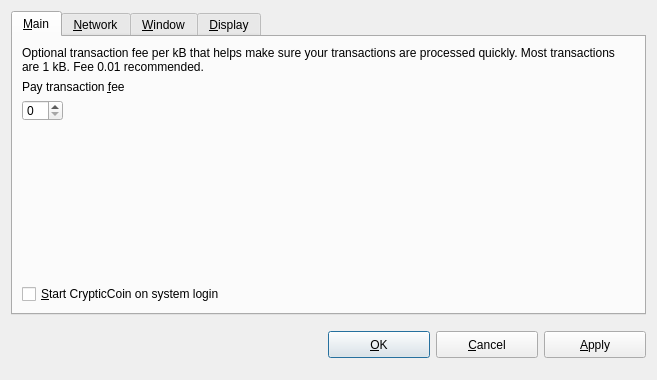
<?xml version="1.0" encoding="UTF-8"?>
<ui version="4.0">
 <class>OptionsDialog</class>
 <widget class="QDialog" name="OptionsDialog">
  <property name="geometry">
   <rect>
    <x>0</x>
    <y>0</y>
    <width>657</width>
    <height>380</height>
   </rect>
  </property>
  <property name="windowTitle">
   <string>Options</string>
  </property>
  <property name="modal">
   <bool>true</bool>
  </property>
  <layout class="QVBoxLayout" name="verticalLayout">
   <item>
    <widget class="QTabWidget" name="tabWidget">
     <property name="tabPosition">
      <enum>QTabWidget::North</enum>
     </property>
     <property name="currentIndex">
      <number>0</number>
     </property>
     <widget class="QWidget" name="tabMain">
      <attribute name="title">
       <string>&amp;Main</string>
      </attribute>
      <layout class="QVBoxLayout" name="verticalLayout_Main">
       <item>
        <widget class="QLabel" name="transactionFeeInfoLabel">
         <property name="text">
          <string>Optional transaction fee per kB that helps make sure your transactions are processed quickly. Most transactions are 1 kB. Fee 0.01 recommended.</string>
         </property>
         <property name="textFormat">
          <enum>Qt::PlainText</enum>
         </property>
         <property name="wordWrap">
          <bool>true</bool>
         </property>
        </widget>
       </item>
       <item>
        <widget class="QLabel" name="transactionFeeLabel">
         <property name="text">
          <string>Pay transaction &amp;fee</string>
         </property>
         <property name="textFormat">
          <enum>Qt::PlainText</enum>
         </property>
         <property name="buddy">
          <cstring>transactionFee</cstring>
         </property>
        </widget>
       </item>
       <item>
        <layout class="QHBoxLayout" name="horizontalLayout_Main">
         <item>
          <widget class="BitcoinAmountField" name="transactionFee">
           <property name="maximumSize">
            <size>
             <width>106</width>
             <height>21</height>
            </size>
           </property>
           <property name="styleSheet">
            <string notr="true"/>
           </property>
          </widget>
         </item>
         <item>
          <spacer name="horizontalSpacer_Main">
           <property name="orientation">
            <enum>Qt::Horizontal</enum>
           </property>
           <property name="sizeHint" stdset="0">
            <size>
             <width>40</width>
             <height>20</height>
            </size>
           </property>
          </spacer>
         </item>
        </layout>
       </item>
       <item>
        <spacer name="verticalSpacer_Main">
         <property name="orientation">
          <enum>Qt::Vertical</enum>
         </property>
         <property name="sizeHint" stdset="0">
          <size>
           <width>20</width>
           <height>40</height>
          </size>
         </property>
        </spacer>
       </item>
       <item>
        <widget class="QCheckBox" name="bitcoinAtStartup">
         <property name="toolTip">
          <string>Automatically start CrypticCoin after logging in to the system.</string>
         </property>
         <property name="text">
          <string>&amp;Start CrypticCoin on system login</string>
         </property>
        </widget>
       </item>
      </layout>
     </widget>
     <widget class="QWidget" name="tabNetwork">
      <attribute name="title">
       <string>&amp;Network</string>
      </attribute>
      <layout class="QVBoxLayout" name="verticalLayout_Network">
       <item>
        <widget class="QCheckBox" name="mapPortUpnp">
         <property name="toolTip">
          <string>Automatically open the CrypticCoin client port on the router. This only works when your router supports UPnP and it is enabled.</string>
         </property>
         <property name="text">
          <string>Map port using &amp;UPnP</string>
         </property>
        </widget>
       </item>
       <item>
        <widget class="QCheckBox" name="connectSocks">
         <property name="toolTip">
          <string>Connect to the CrypticCoin network through a SOCKS proxy (e.g. when connecting through Tor).</string>
         </property>
         <property name="text">
          <string>&amp;Connect through SOCKS proxy:</string>
         </property>
        </widget>
       </item>
       <item>
        <layout class="QHBoxLayout" name="horizontalLayout_Network">
         <item>
          <widget class="QLabel" name="proxyIpLabel">
           <property name="text">
            <string>Proxy &amp;IP:</string>
           </property>
           <property name="textFormat">
            <enum>Qt::PlainText</enum>
           </property>
           <property name="buddy">
            <cstring>proxyIp</cstring>
           </property>
          </widget>
         </item>
         <item>
          <widget class="QValidatedLineEdit" name="proxyIp">
           <property name="maximumSize">
            <size>
             <width>152</width>
             <height>27</height>
            </size>
           </property>
           <property name="toolTip">
            <string>IP address of the proxy (e.g. 127.0.0.1)</string>
           </property>
           <property name="styleSheet">
            <string notr="true">min-height: 25px;
max-height: 25px;
min-width: 150px;
max-width: 150px;</string>
           </property>
          </widget>
         </item>
         <item>
          <widget class="QLabel" name="proxyPortLabel">
           <property name="text">
            <string>&amp;Port:</string>
           </property>
           <property name="textFormat">
            <enum>Qt::PlainText</enum>
           </property>
           <property name="buddy">
            <cstring>proxyPort</cstring>
           </property>
          </widget>
         </item>
         <item>
          <widget class="QLineEdit" name="proxyPort">
           <property name="maximumSize">
            <size>
             <width>82</width>
             <height>27</height>
            </size>
           </property>
           <property name="toolTip">
            <string>Port of the proxy (e.g. 9050)</string>
           </property>
           <property name="styleSheet">
            <string notr="true">min-height: 25px;
max-height: 25px;
min-width: 80px;
max-width: 80px;</string>
           </property>
          </widget>
         </item>
         <item>
          <widget class="QLabel" name="socksVersionLabel">
           <property name="text">
            <string>SOCKS &amp;Version:</string>
           </property>
           <property name="textFormat">
            <enum>Qt::PlainText</enum>
           </property>
           <property name="buddy">
            <cstring>socksVersion</cstring>
           </property>
          </widget>
         </item>
         <item>
          <widget class="QValueComboBox" name="socksVersion">
           <property name="toolTip">
            <string>SOCKS version of the proxy (e.g. 5)</string>
           </property>
           <property name="styleSheet">
            <string notr="true">min-height: 25px;
max-height: 25px;
min-width: 80px;
max-width: 80px;</string>
           </property>
          </widget>
         </item>
         <item>
          <spacer name="horizontalSpacer_Network">
           <property name="orientation">
            <enum>Qt::Horizontal</enum>
           </property>
           <property name="sizeHint" stdset="0">
            <size>
             <width>40</width>
             <height>20</height>
            </size>
           </property>
          </spacer>
         </item>
        </layout>
       </item>
       <item>
        <spacer name="verticalSpacer_Network">
         <property name="orientation">
          <enum>Qt::Vertical</enum>
         </property>
         <property name="sizeHint" stdset="0">
          <size>
           <width>20</width>
           <height>40</height>
          </size>
         </property>
        </spacer>
       </item>
      </layout>
     </widget>
     <widget class="QWidget" name="tabWindow">
      <attribute name="title">
       <string>&amp;Window</string>
      </attribute>
      <layout class="QVBoxLayout" name="verticalLayout_Window">
       <item>
        <widget class="QCheckBox" name="minimizeToTray">
         <property name="toolTip">
          <string>Show only a tray icon after minimizing the window.</string>
         </property>
         <property name="text">
          <string>&amp;Minimize to the tray instead of the taskbar</string>
         </property>
        </widget>
       </item>
       <item>
        <widget class="QCheckBox" name="minimizeOnClose">
         <property name="toolTip">
          <string>Minimize instead of exit the application when the window is closed. When this option is enabled, the application will be closed only after selecting Quit in the menu.</string>
         </property>
         <property name="text">
          <string>M&amp;inimize on close</string>
         </property>
        </widget>
       </item>
       <item>
        <spacer name="verticalSpacer_Window">
         <property name="orientation">
          <enum>Qt::Vertical</enum>
         </property>
         <property name="sizeHint" stdset="0">
          <size>
           <width>20</width>
           <height>40</height>
          </size>
         </property>
        </spacer>
       </item>
      </layout>
     </widget>
     <widget class="QWidget" name="tabDisplay">
      <attribute name="title">
       <string>&amp;Display</string>
      </attribute>
      <layout class="QVBoxLayout" name="verticalLayout_Display">
       <item>
        <layout class="QHBoxLayout" name="horizontalLayout_1_Display">
         <item>
          <widget class="QLabel" name="langLabel">
           <property name="text">
            <string>User Interface &amp;language:</string>
           </property>
           <property name="textFormat">
            <enum>Qt::PlainText</enum>
           </property>
           <property name="buddy">
            <cstring>lang</cstring>
           </property>
          </widget>
         </item>
         <item>
          <widget class="QValueComboBox" name="lang">
           <property name="toolTip">
            <string>The user interface language can be set here. This setting will take effect after restarting CrypticCoin.</string>
           </property>
           <property name="styleSheet">
            <string notr="true">min-height: 25px;
max-height: 25px;
min-width: 300px;
max-width: 300px;</string>
           </property>
          </widget>
         </item>
        </layout>
       </item>
       <item>
        <layout class="QHBoxLayout" name="horizontalLayout_2_Display">
         <item>
          <widget class="QLabel" name="unitLabel">
           <property name="text">
            <string>&amp;Unit to show amounts in:</string>
           </property>
           <property name="textFormat">
            <enum>Qt::PlainText</enum>
           </property>
           <property name="buddy">
            <cstring>unit</cstring>
           </property>
          </widget>
         </item>
         <item>
          <widget class="QValueComboBox" name="unit">
           <property name="toolTip">
            <string>Choose the default subdivision unit to show in the interface and when sending coins.</string>
           </property>
           <property name="styleSheet">
            <string notr="true">min-height: 25px;
max-height: 25px;
min-width: 300px;
max-width: 300px;</string>
           </property>
          </widget>
         </item>
        </layout>
       </item>
       <item>
        <spacer name="verticalSpacer_Display">
         <property name="orientation">
          <enum>Qt::Vertical</enum>
         </property>
         <property name="sizeHint" stdset="0">
          <size>
           <width>20</width>
           <height>40</height>
          </size>
         </property>
        </spacer>
       </item>
       <item>
        <widget class="QCheckBox" name="displayAddresses">
         <property name="toolTip">
          <string>Whether to show CrypticCoin addresses in the transaction list or not.</string>
         </property>
         <property name="text">
          <string>&amp;Display addresses in transaction list</string>
         </property>
        </widget>
       </item>
      </layout>
     </widget>
    </widget>
   </item>
   <item>
    <layout class="QHBoxLayout" name="horizontalLayout_Buttons">
     <item>
      <spacer name="horizontalSpacer_1">
       <property name="orientation">
        <enum>Qt::Horizontal</enum>
       </property>
       <property name="sizeHint" stdset="0">
        <size>
         <width>40</width>
         <height>48</height>
        </size>
       </property>
      </spacer>
     </item>
     <item>
      <widget class="QLabel" name="statusLabel">
       <property name="font">
        <font>
         <weight>75</weight>
         <bold>true</bold>
        </font>
       </property>
       <property name="text">
        <string/>
       </property>
       <property name="textFormat">
        <enum>Qt::PlainText</enum>
       </property>
       <property name="wordWrap">
        <bool>true</bool>
       </property>
      </widget>
     </item>
     <item>
      <spacer name="horizontalSpacer_2">
       <property name="orientation">
        <enum>Qt::Horizontal</enum>
       </property>
       <property name="sizeHint" stdset="0">
        <size>
         <width>40</width>
         <height>48</height>
        </size>
       </property>
      </spacer>
     </item>
     <item>
      <widget class="QPushButton" name="okButton">
       <property name="styleSheet">
        <string notr="true">min-height: 25px;
max-height: 25px;
min-width: 100px;
max-width: 100px;</string>
       </property>
       <property name="text">
        <string>&amp;OK</string>
       </property>
      </widget>
     </item>
     <item>
      <widget class="QPushButton" name="cancelButton">
       <property name="styleSheet">
        <string notr="true">min-height: 25px;
max-height: 25px;
min-width: 100px;
max-width: 100px;</string>
       </property>
       <property name="text">
        <string>&amp;Cancel</string>
       </property>
       <property name="autoDefault">
        <bool>false</bool>
       </property>
      </widget>
     </item>
     <item>
      <widget class="QPushButton" name="applyButton">
       <property name="styleSheet">
        <string notr="true">min-height: 25px;
max-height: 25px;
min-width: 100px;
max-width: 100px;</string>
       </property>
       <property name="text">
        <string>&amp;Apply</string>
       </property>
       <property name="autoDefault">
        <bool>false</bool>
       </property>
      </widget>
     </item>
    </layout>
   </item>
  </layout>
 </widget>
 <customwidgets>
  <customwidget>
   <class>QValidatedLineEdit</class>
   <extends>QLineEdit</extends>
   <header>qvalidatedlineedit.h</header>
  </customwidget>
  <customwidget>
   <class>BitcoinAmountField</class>
   <extends>QSpinBox</extends>
   <header>bitcoinamountfield.h</header>
   <container>1</container>
  </customwidget>
  <customwidget>
   <class>QValueComboBox</class>
   <extends>QComboBox</extends>
   <header>qvaluecombobox.h</header>
  </customwidget>
 </customwidgets>
 <resources/>
 <connections/>
</ui>
